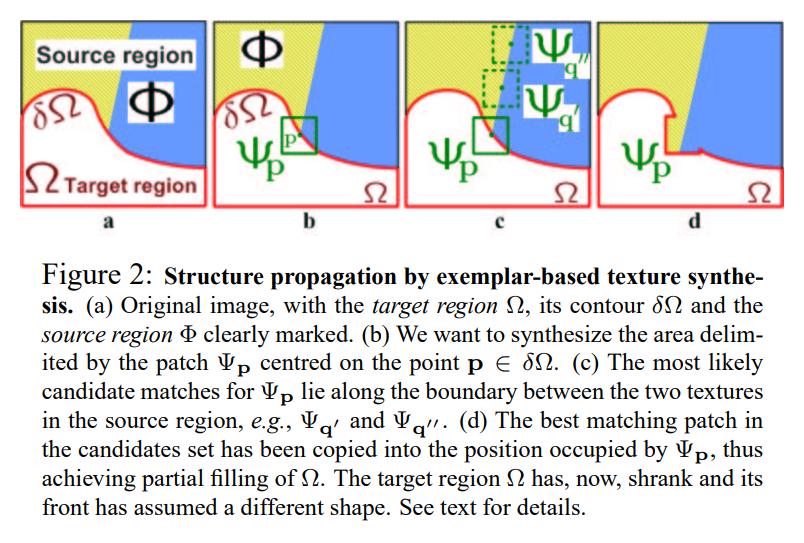
//> input picture objectRemove/inpaint_idea.png, 804 x 543 px
$ ./smoothimg ../objectRemove/inpaint_idea.png   (built with g++ and OpenCV 4)
//> lines starting //> are read from the running program, lines starting //| are printed output that depends on the picture; after the words box and inside, x2 and y2 are one past the last pixel; in counts of white or black regions, pixels touching at a corner belong together
#include "opencv2/imgproc.hpp"
#include "opencv2/highgui.hpp"
#include <cstdio>
#include <cstring>

using namespace std;
using namespace cv;

/// Global Variables
int DELAY_CAPTION = 1500;
int DELAY_BLUR = 5000;
int MAX_KERNEL_LENGTH = 31;

Mat src;
Mat dst;
char window_name[] = "Filter Demo";

/// Function headers
int display_caption( char* caption );
int display_dst( int delay );

/*
 * function main
 */
 int main( int argc, char** argv )
 {
    char info[64];
    if (2 != argc)
    {
        printf("USAGE ERROR\n");
        return -1;
    }
   //namedWindow( window_name, WINDOW_AUTOSIZE );

   src = imread(argv[1], 1 ); /// Load the source image
//> src is the input picture: 543 rows x 804 cols, CV_8UC3; mean B, G, R 220.1, 220, 218.6
   if( display_caption( "Original Image" ) != 0 ) { return 0; }

   dst = src.clone();
   if( display_dst( DELAY_CAPTION ) != 0 ) { return 0; }
//> in display_dst, `resize(dst, scaledImg, dsize);`:
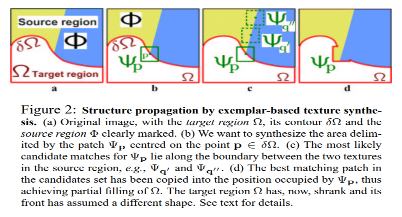
//> scaledImg: 217 rows x 402 cols, CV_8UC3; mean B, G, R 219.8, 219.7, 218.4

   /// Applying Median blur
   if( display_caption( "Median Blur" ) != 0 ) { return 0; }
   for ( int i = 1; i < MAX_KERNEL_LENGTH; i = i + 2 )
   {
  	medianBlur ( src, dst, i );
	sprintf(info, "Median Filter size = %d", i);
        if( display_caption(info) != 0 ) { return 0; }
        if( display_dst( DELAY_BLUR ) != 0 )
	{ return 0; }
   }
//> this loop made 15 passes
//> pass 3, in display_dst (call 4), `resize(dst, scaledImg, dsize);`:
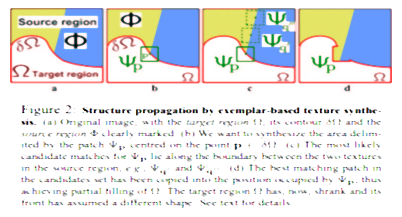
//> scaledImg: 217 rows x 402 cols, CV_8UC3; mean B, G, R 228.7, 228.4, 227.7
//> after the loop:
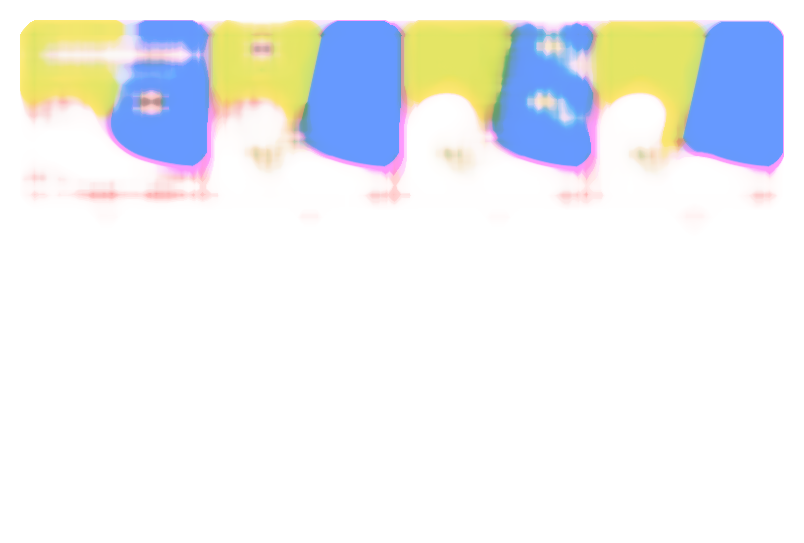
//> dst: 543 rows x 804 cols, CV_8UC3; mean B, G, R 241.7, 239.9, 237.3
//> after the loop, info = "Median Filter size = 29"
    /// Applying Gaussian blur
    if( display_caption( "Gaussian Blur" ) != 0 ) { return 0; }
    for ( int i = 1; i < MAX_KERNEL_LENGTH; i = i + 2 )
    {
        sprintf(info, "Gaussian Filter size = %d", i);
        if( display_caption(info) != 0 ) { return 0; }
	GaussianBlur( src, dst, Size( i, i ), 0, 0 );
        if( display_dst( DELAY_BLUR ) != 0 ) { return 0; }
    }
//> this loop made 15 passes
//> info on passes 1 to 12: "Gaussian Filter size = 1", "Gaussian Filter size = 3", "Gaussian Filter size = 5", "Gaussian Filter size = 7", "Gaussian Filter size = 9", "Gaussian Filter size = 11", "Gaussian Filter size = 13", "Gaussian Filter size = 15", "Gaussian Filter size = 17", "Gaussian Filter size = 19", "Gaussian Filter size = 21", "Gaussian Filter size = 23"
//> pass 1, in display_caption (call 19), `putText( dst, caption, Point( src.cols/3, src.rows/2), FONT_HERSHEY_CO..`:
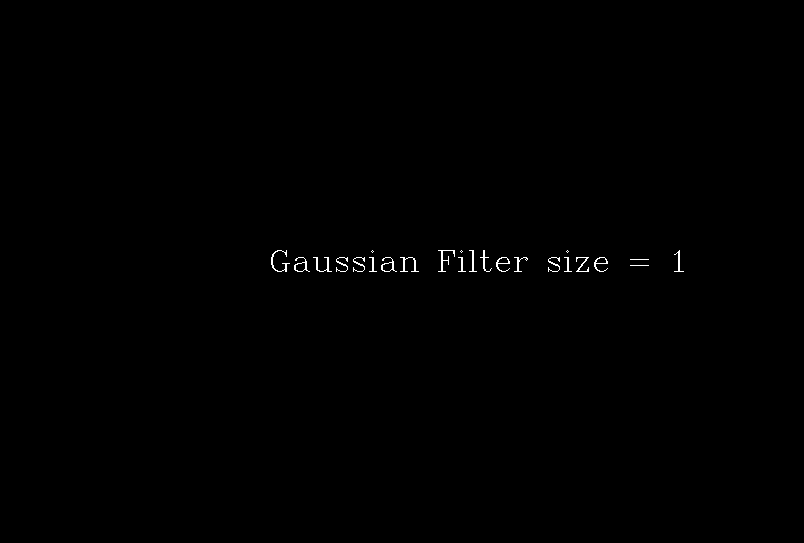
//> dst: 543 rows x 804 cols, CV_8UC3; 0.28% white in thin lines or dots, all inside (x1, y1, x2, y2) = (271, 250, 684, 272)
//> pass 2, `GaussianBlur( src, dst, Size( i, i ), 0, 0 );`:
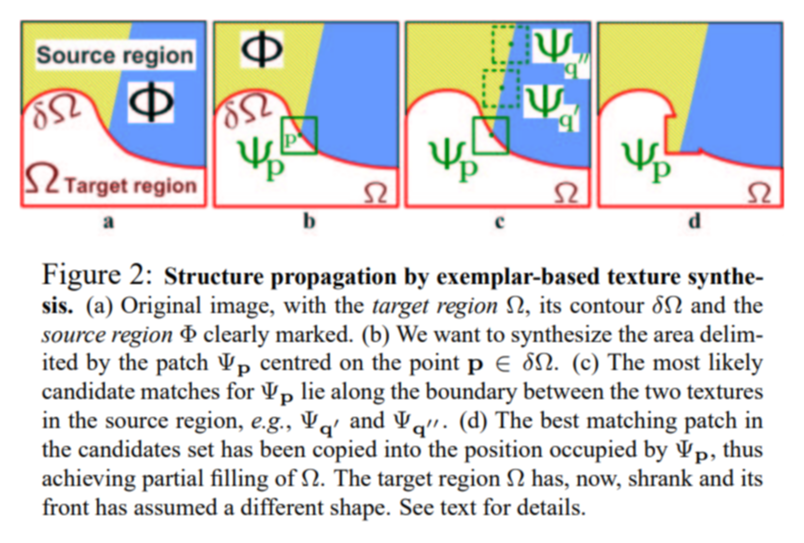
//> dst: 543 rows x 804 cols, CV_8UC3; mean B, G, R 220.1, 220, 218.7
//> pass 2, in display_dst (call 18), `resize(dst, scaledImg, dsize);`:
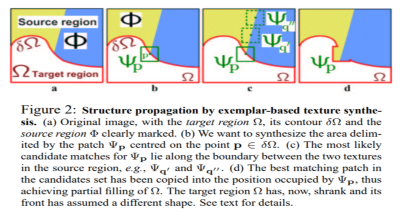
//> scaledImg: 217 rows x 402 cols, CV_8UC3; mean B, G, R 220, 219.9, 218.6
//> after the loop:
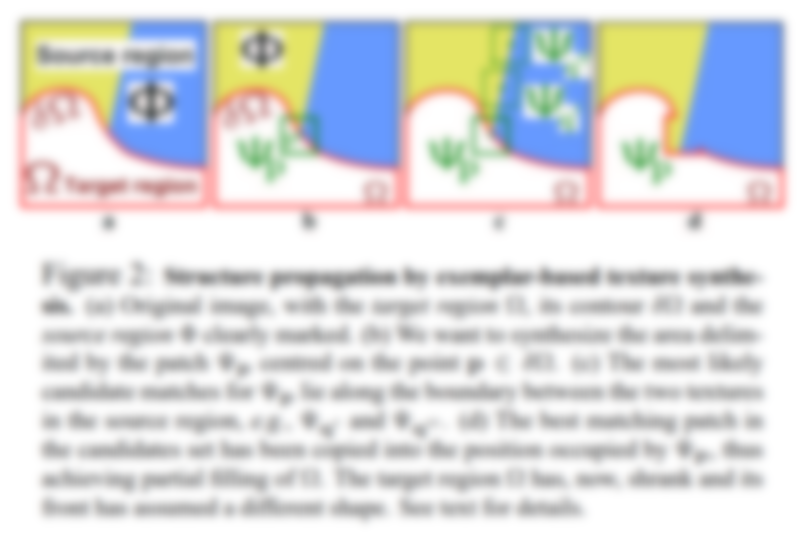
//> dst: 543 rows x 804 cols, CV_8UC3; mean B, G, R 220.1, 220, 218.6
   /// Wait until user press a key
   display_caption( "Finished!" );
   waitKey(0);
   return 0;
 }

 int display_caption( char* caption )
 {
   Mat dst = Mat::zeros( src.size(), src.type() );
   putText( dst, caption,
            Point( src.cols/3, src.rows/2),
            FONT_HERSHEY_COMPLEX, 1, Scalar(255, 255, 255) );

   imshow( window_name, dst );
   char c = (char)waitKey( DELAY_CAPTION );
   if( 27 == c ) { return -1; } //ESC
   return 0;
  }

  int display_dst(int delay)
  {
    double scale = 0.5;
    Size dsize(dst.cols*scale, dst.rows*0.4);
    Mat scaledImg(dsize, CV_32S);
    resize(dst, scaledImg, dsize);
    imshow( window_name, scaledImg);
    char c = (char)waitKey( DELAY_CAPTION );
    if( 27 == c ) { return -1; } //ESC
    return 0; // ok
  }
